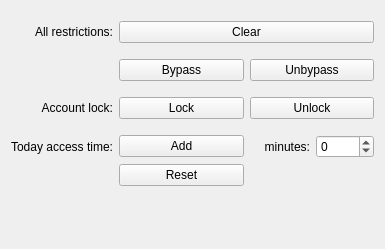
<?xml version="1.0" encoding="UTF-8"?>
<ui version="4.0">
 <class>Form</class>
 <widget class="QWidget" name="Form">
  <property name="geometry">
   <rect>
    <x>0</x>
    <y>0</y>
    <width>385</width>
    <height>249</height>
   </rect>
  </property>
  <property name="windowTitle">
   <string>Form</string>
  </property>
  <layout class="QGridLayout" name="gridLayout">
   <item row="1" column="0">
    <widget class="QLabel" name="label">
     <property name="text">
      <string>All restrictions:</string>
     </property>
     <property name="alignment">
      <set>Qt::AlignRight|Qt::AlignTrailing|Qt::AlignVCenter</set>
     </property>
    </widget>
   </item>
   <item row="0" column="1" colspan="2">
    <spacer name="verticalSpacer_2">
     <property name="orientation">
      <enum>Qt::Vertical</enum>
     </property>
     <property name="sizeType">
      <enum>QSizePolicy::Fixed</enum>
     </property>
     <property name="sizeHint" stdset="0">
      <size>
       <width>20</width>
       <height>10</height>
      </size>
     </property>
    </spacer>
   </item>
   <item row="2" column="1" colspan="2">
    <spacer name="verticalSpacer_4">
     <property name="orientation">
      <enum>Qt::Vertical</enum>
     </property>
     <property name="sizeType">
      <enum>QSizePolicy::Fixed</enum>
     </property>
     <property name="sizeHint" stdset="0">
      <size>
       <width>5</width>
       <height>10</height>
      </size>
     </property>
    </spacer>
   </item>
   <item row="4" column="1" colspan="2">
    <spacer name="verticalSpacer_6">
     <property name="orientation">
      <enum>Qt::Vertical</enum>
     </property>
     <property name="sizeType">
      <enum>QSizePolicy::Fixed</enum>
     </property>
     <property name="sizeHint" stdset="0">
      <size>
       <width>5</width>
       <height>10</height>
      </size>
     </property>
    </spacer>
   </item>
   <item row="5" column="0">
    <widget class="QLabel" name="label_2">
     <property name="text">
      <string>Account lock:</string>
     </property>
     <property name="alignment">
      <set>Qt::AlignRight|Qt::AlignTrailing|Qt::AlignVCenter</set>
     </property>
    </widget>
   </item>
   <item row="6" column="1" colspan="2">
    <spacer name="verticalSpacer_5">
     <property name="orientation">
      <enum>Qt::Vertical</enum>
     </property>
     <property name="sizeType">
      <enum>QSizePolicy::Fixed</enum>
     </property>
     <property name="sizeHint" stdset="0">
      <size>
       <width>5</width>
       <height>10</height>
      </size>
     </property>
    </spacer>
   </item>
   <item row="7" column="0">
    <widget class="QLabel" name="label_5">
     <property name="text">
      <string>Today access time:</string>
     </property>
     <property name="alignment">
      <set>Qt::AlignRight|Qt::AlignTrailing|Qt::AlignVCenter</set>
     </property>
    </widget>
   </item>
   <item row="7" column="2">
    <layout class="QHBoxLayout" name="horizontalLayout">
     <item>
      <widget class="QLabel" name="lbAddTime">
       <property name="sizePolicy">
        <sizepolicy hsizetype="Expanding" vsizetype="Preferred">
         <horstretch>0</horstretch>
         <verstretch>0</verstretch>
        </sizepolicy>
       </property>
       <property name="layoutDirection">
        <enum>Qt::RightToLeft</enum>
       </property>
       <property name="text">
        <string>minutes:</string>
       </property>
       <property name="alignment">
        <set>Qt::AlignRight|Qt::AlignTrailing|Qt::AlignVCenter</set>
       </property>
      </widget>
     </item>
     <item>
      <widget class="KIntSpinBox" name="sbAddTime">
       <property name="sizePolicy">
        <sizepolicy hsizetype="Minimum" vsizetype="Fixed">
         <horstretch>0</horstretch>
         <verstretch>0</verstretch>
        </sizepolicy>
       </property>
       <property name="minimum">
        <number>-1440</number>
       </property>
       <property name="maximum">
        <number>1440</number>
       </property>
      </widget>
     </item>
    </layout>
   </item>
   <item row="9" column="1" colspan="2">
    <spacer name="verticalSpacer">
     <property name="orientation">
      <enum>Qt::Vertical</enum>
     </property>
     <property name="sizeHint" stdset="0">
      <size>
       <width>20</width>
       <height>40</height>
      </size>
     </property>
    </spacer>
   </item>
   <item row="1" column="1" colspan="2">
    <widget class="QPushButton" name="btnClearAllRestriction">
     <property name="text">
      <string>Clear</string>
     </property>
    </widget>
   </item>
   <item row="3" column="1">
    <widget class="QPushButton" name="btnBypass">
     <property name="text">
      <string>Bypass</string>
     </property>
    </widget>
   </item>
   <item row="3" column="2">
    <widget class="QPushButton" name="btnClearBypass">
     <property name="text">
      <string>Unbypass</string>
     </property>
    </widget>
   </item>
   <item row="5" column="1">
    <widget class="QPushButton" name="btnLockAccount">
     <property name="text">
      <string>Lock</string>
     </property>
    </widget>
   </item>
   <item row="5" column="2">
    <widget class="QPushButton" name="btnUnlockAccount">
     <property name="text">
      <string>Unlock</string>
     </property>
    </widget>
   </item>
   <item row="7" column="1">
    <widget class="QPushButton" name="btnAddTime">
     <property name="sizePolicy">
      <sizepolicy hsizetype="Expanding" vsizetype="Fixed">
       <horstretch>0</horstretch>
       <verstretch>0</verstretch>
      </sizepolicy>
     </property>
     <property name="text">
      <string>Add</string>
     </property>
    </widget>
   </item>
   <item row="8" column="1">
    <widget class="QPushButton" name="btnResetTime">
     <property name="sizePolicy">
      <sizepolicy hsizetype="Expanding" vsizetype="Fixed">
       <horstretch>0</horstretch>
       <verstretch>0</verstretch>
      </sizepolicy>
     </property>
     <property name="text">
      <string>Reset</string>
     </property>
    </widget>
   </item>
  </layout>
 </widget>
 <customwidgets>
  <customwidget>
   <class>KIntSpinBox</class>
   <extends>QSpinBox</extends>
   <header>knuminput.h</header>
  </customwidget>
 </customwidgets>
 <resources/>
 <connections/>
</ui>
